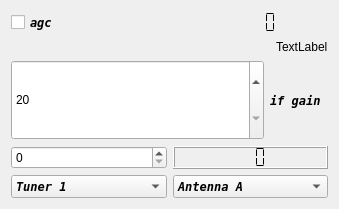
<?xml version="1.0" encoding="UTF-8"?>
<ui version="4.0">
 <class>sdrplayWidget</class>
 <widget class="QWidget" name="sdrplayWidget">
  <property name="geometry">
   <rect>
    <x>0</x>
    <y>0</y>
    <width>339</width>
    <height>209</height>
   </rect>
  </property>
  <property name="sizePolicy">
   <sizepolicy hsizetype="Expanding" vsizetype="Expanding">
    <horstretch>0</horstretch>
    <verstretch>0</verstretch>
   </sizepolicy>
  </property>
  <property name="windowTitle">
   <string>SDRplay control</string>
  </property>
  <layout class="QVBoxLayout" name="verticalLayout">
   <item>
    <layout class="QHBoxLayout" name="horizontalLayout_4">
     <item>
      <widget class="QCheckBox" name="agcControl">
       <property name="font">
        <font>
         <family>DejaVu Sans Mono</family>
         <weight>75</weight>
         <italic>true</italic>
         <bold>true</bold>
        </font>
       </property>
       <property name="toolTip">
        <string>&lt;html&gt;&lt;head/&gt;&lt;body&gt;&lt;p&gt;Touch to switch on automatic gain control - based on the setting of the lnastate and the ifgain.&lt;/p&gt;&lt;p&gt;If switched on, the lnastate switch and the ifgain slider are switched off&lt;/p&gt;&lt;/body&gt;&lt;/html&gt;</string>
       </property>
       <property name="text">
        <string>agc</string>
       </property>
      </widget>
     </item>
     <item>
      <widget class="QLCDNumber" name="api_version">
       <property name="toolTip">
        <string>&lt;html&gt;&lt;head/&gt;&lt;body&gt;&lt;p&gt;Version of the SDRplay library detected.&lt;/p&gt;&lt;/body&gt;&lt;/html&gt;</string>
       </property>
       <property name="lineWidth">
        <number>0</number>
       </property>
       <property name="segmentStyle">
        <enum>QLCDNumber::Flat</enum>
       </property>
      </widget>
     </item>
    </layout>
   </item>
   <item>
    <layout class="QHBoxLayout" name="horizontalLayout_5">
     <item>
      <widget class="QLabel" name="serialNumber">
       <property name="sizePolicy">
        <sizepolicy hsizetype="Expanding" vsizetype="Preferred">
         <horstretch>0</horstretch>
         <verstretch>0</verstretch>
        </sizepolicy>
       </property>
       <property name="text">
        <string/>
       </property>
      </widget>
     </item>
     <item>
      <widget class="QLabel" name="deviceLabel">
       <property name="text">
        <string>TextLabel</string>
       </property>
      </widget>
     </item>
    </layout>
   </item>
   <item>
    <layout class="QHBoxLayout" name="horizontalLayout_3">
     <item>
      <widget class="QSpinBox" name="GRdBSelector">
       <property name="sizePolicy">
        <sizepolicy hsizetype="Expanding" vsizetype="Expanding">
         <horstretch>0</horstretch>
         <verstretch>0</verstretch>
        </sizepolicy>
       </property>
       <property name="minimum">
        <number>20</number>
       </property>
       <property name="maximum">
        <number>59</number>
       </property>
      </widget>
     </item>
     <item>
      <widget class="QLabel" name="gainsliderLabel">
       <property name="font">
        <font>
         <family>DejaVu Sans Mono</family>
         <weight>75</weight>
         <italic>true</italic>
         <bold>true</bold>
        </font>
       </property>
       <property name="text">
        <string>if gain </string>
       </property>
      </widget>
     </item>
    </layout>
   </item>
   <item>
    <layout class="QHBoxLayout" name="horizontalLayout_2">
     <item>
      <widget class="QSpinBox" name="lnaGainSetting">
       <property name="sizePolicy">
        <sizepolicy hsizetype="Preferred" vsizetype="Fixed">
         <horstretch>0</horstretch>
         <verstretch>0</verstretch>
        </sizepolicy>
       </property>
       <property name="toolTip">
        <string>&lt;html&gt;&lt;head/&gt;&lt;body&gt;&lt;p&gt;Setting the lna state, determining the gain reduction applied in the lna.&lt;/p&gt;&lt;/body&gt;&lt;/html&gt;</string>
       </property>
      </widget>
     </item>
     <item>
      <widget class="QLCDNumber" name="lnaGRdBDisplay">
       <property name="toolTip">
        <string>&lt;html&gt;&lt;head/&gt;&lt;body&gt;&lt;p&gt;The display shows the gain reduction in the lna of the device.&lt;/p&gt;&lt;/body&gt;&lt;/html&gt;</string>
       </property>
       <property name="digitCount">
        <number>3</number>
       </property>
       <property name="segmentStyle">
        <enum>QLCDNumber::Flat</enum>
       </property>
      </widget>
     </item>
    </layout>
   </item>
   <item>
    <layout class="QHBoxLayout" name="horizontalLayout">
     <item>
      <widget class="QComboBox" name="tunerSelector">
       <property name="sizePolicy">
        <sizepolicy hsizetype="Expanding" vsizetype="Fixed">
         <horstretch>0</horstretch>
         <verstretch>0</verstretch>
        </sizepolicy>
       </property>
       <property name="font">
        <font>
         <family>DejaVu Sans Mono</family>
         <weight>75</weight>
         <italic>true</italic>
         <bold>true</bold>
        </font>
       </property>
       <property name="toolTip">
        <string>&lt;html&gt;&lt;head/&gt;&lt;body&gt;&lt;p&gt;If the device is an rspduo, select the tuner with this combobox&lt;/p&gt;&lt;/body&gt;&lt;/html&gt;</string>
       </property>
       <item>
        <property name="text">
         <string>Tuner 1</string>
        </property>
       </item>
       <item>
        <property name="text">
         <string>Tuner 2</string>
        </property>
       </item>
      </widget>
     </item>
     <item>
      <widget class="QComboBox" name="antennaSelector">
       <property name="sizePolicy">
        <sizepolicy hsizetype="Expanding" vsizetype="Fixed">
         <horstretch>0</horstretch>
         <verstretch>0</verstretch>
        </sizepolicy>
       </property>
       <property name="font">
        <font>
         <family>DejaVu Sans Mono</family>
         <weight>75</weight>
         <italic>true</italic>
         <bold>true</bold>
        </font>
       </property>
       <property name="toolTip">
        <string>&lt;html&gt;&lt;head/&gt;&lt;body&gt;&lt;p&gt;Select an antenna (RSP-II)&lt;/p&gt;&lt;/body&gt;&lt;/html&gt;</string>
       </property>
       <item>
        <property name="text">
         <string>Antenna A</string>
        </property>
       </item>
       <item>
        <property name="text">
         <string>Antenna B</string>
        </property>
       </item>
      </widget>
     </item>
    </layout>
   </item>
  </layout>
 </widget>
 <resources/>
 <connections/>
</ui>
